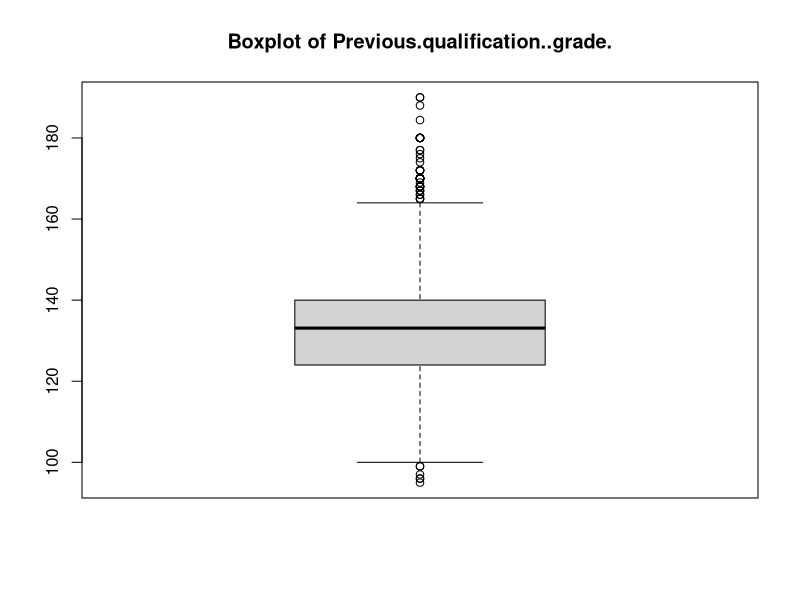
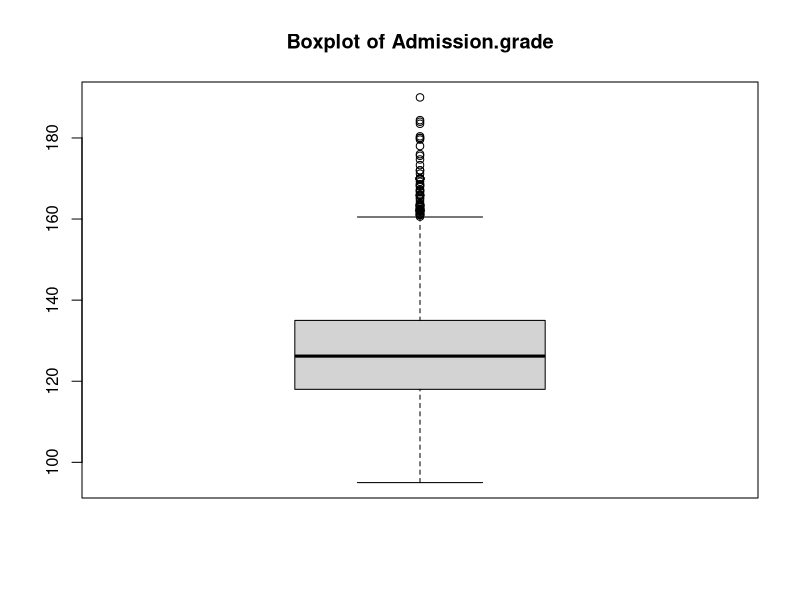
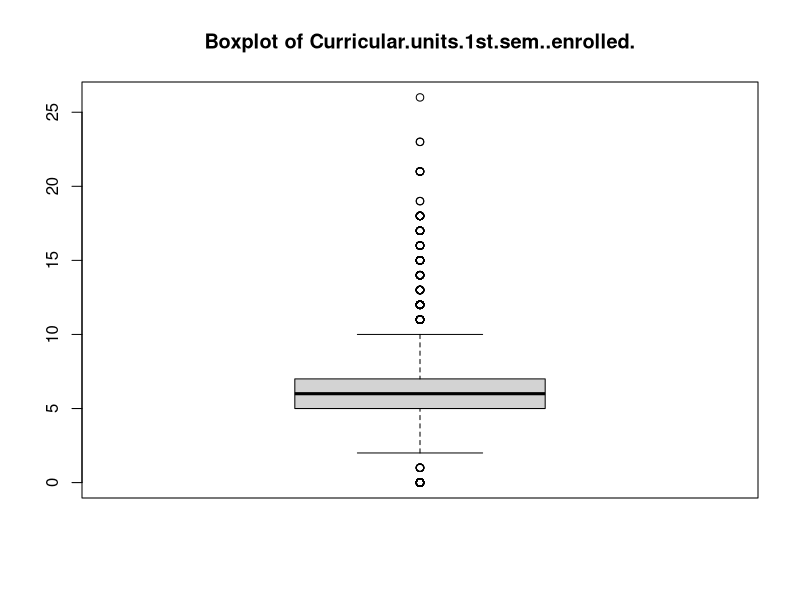
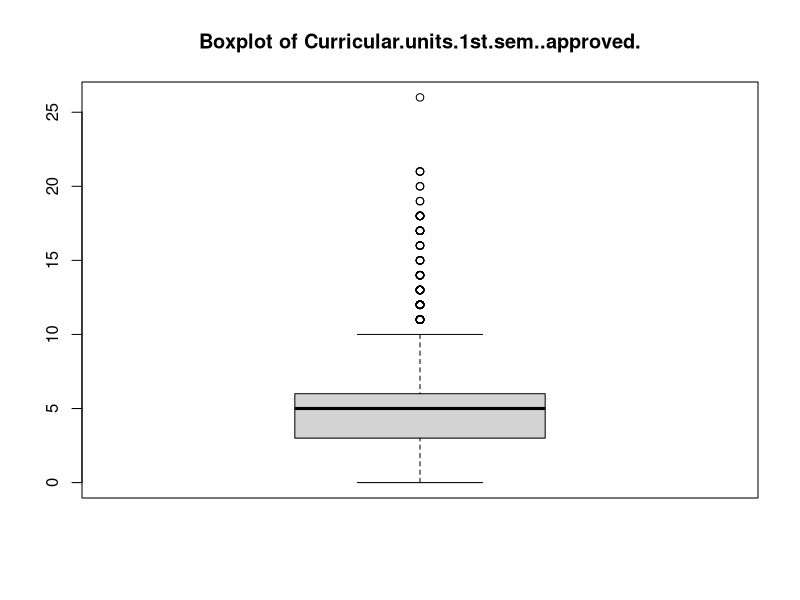
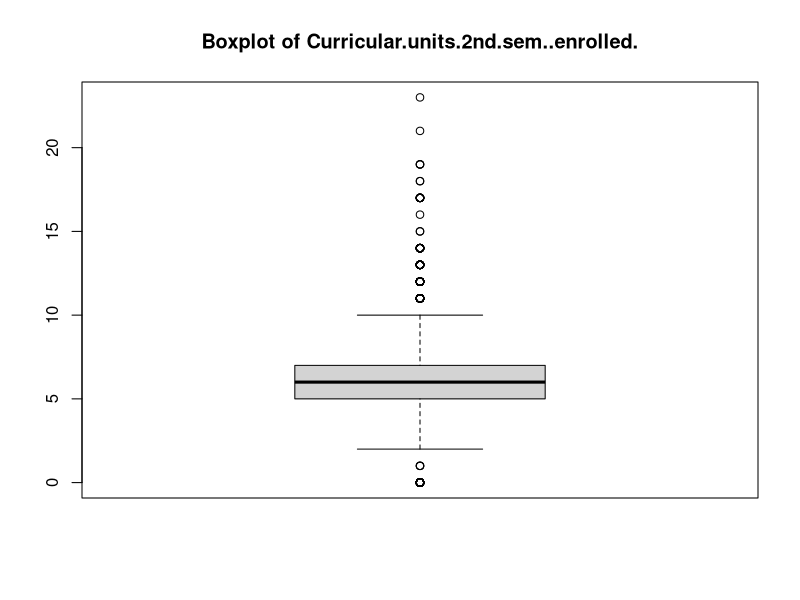
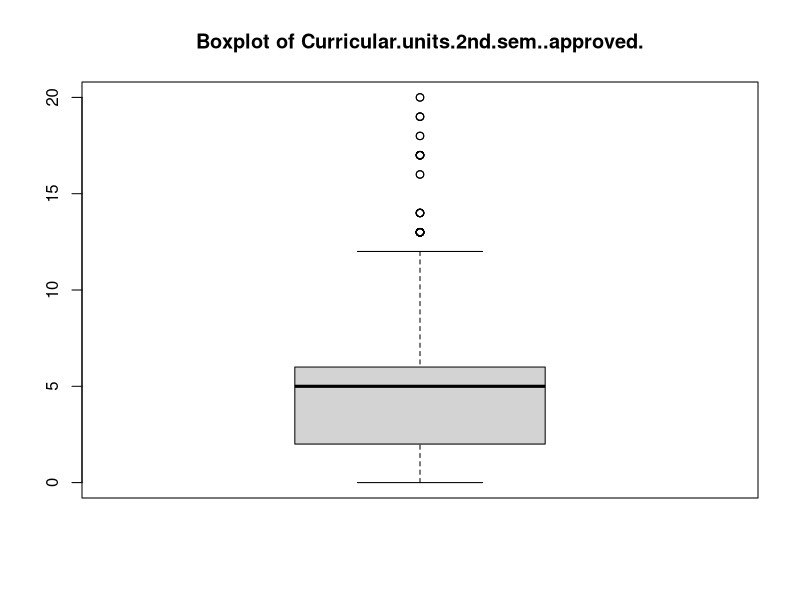
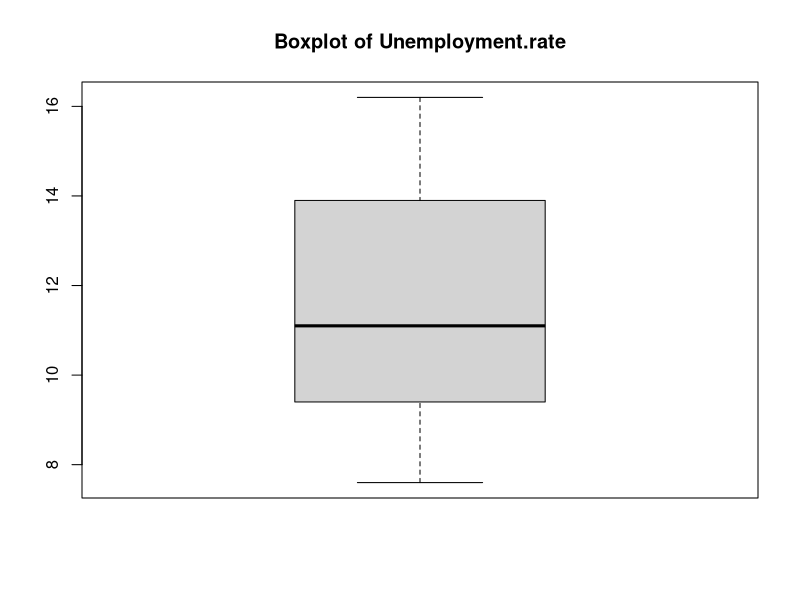

Write the R code that produced these figures, in order.
## ---- chunk 1
knitr::opts_chunk$set(echo = TRUE)
## ---- chunk 2
data <- read.csv("data_with10NA.csv")
## ---- chunk 3
names(data)
class(data)
class(data[,1])
sapply(data, class)
## ---- chunk 4
category_mappings <- list(
    Marital.status = list(levels = c(1,2,3,4,5,6), labels = c("single", "married", "widowed", "divorced", "facto union", "legally separated")),
    Application.order = list(levels = c(0,1,2,3,4,5,6,9), labels = c("first choice", "second choice", "third choice", "fourth choice", "fifth choice", "sixth choice", "seventh chioce","last choice")),
    Course = list(levels = c(33,171,8014,9003,9070, 9085, 9119, 9130, 9147, 9238, 9254, 9500, 9556, 9670, 9773, 9853, 9991), labels = c("Biofuel Production Technologies", "Animation and Multimedia Design", "Social Service (evening attendance)", "Agronomy", "Communication Design", "Veterinary Nursing", "Informatics Engineering", "Equinculture", "Management", "Social Service", "Tourism", "Nursing", "Oral Hygiene", "Advertising and Marketing Management", "Journalism and Communication", "Basic Education", "Management (evening attendance)")),
    Daytime.evening.attendance = list(levels = c(0,1), labels = c("evening", "daytime")),
    Previous.qualification = list(levels = c(1,2,3,4,5,6,9,10,12,14,15,19,38,39,40,42,43), labels = c("Secondary education", "Higher education - bachelor's degree", "Higher education - degree", "Higher education - master's", "Higher education - doctorate", "Frequency of higher education", "12th year of schooling - not completed", "11th year of schooling - not completed", "Other - 11th year of schooling", "10th year of schooling", "10th year of schooling - not completed", "Basic education 3rd cycle (9th/10th/11th year) or equiv.", "Basic education 2nd cycle (6th/7th/8th year) or equiv.", "Technological specialization course", "Higher education - degree (1st cycle)", "Professional higher technical course", "Higher education - master (2nd cycle)")),
    Nacionality = list(levels = c(1,2,6,11,13,14,17,21,22,24,25,26,32,41,62,100,101,103,105,108,109), labels = c("Portuguese", "German", "Spanish", "Italian", "Dutch", "English", "Lithuanian", "Angolan", "Cape Verdean", "Guinean", "Mozambican", "Santomean", "Turkish", "Brazilian", "Romanian", "Moldova (Republic of)", "Mexican", "Ukrainian", "Russian", "Cuban", "Colombian")),
    Displaced = list(levels = c(0,1), labels = c("no", "yes")),
    Educational.special.needs = list(levels = c(0,1), labels = c("no", "yes")),
    Debtor = list(levels = c(0,1), labels = c("no", "yes")),
    Gender = list(levels = c(0,1), labels = c("female","male")),
    Scholarship.holder = list(levels = c(0,1), labels = c("no", "yes"))
)

## ---- chunk 5
for (col in names(category_mappings)) {
  if (class(data[[col]]) == "integer") {
    data[[col]] <- factor(data[[col]], levels = category_mappings[[col]]$levels, labels = category_mappings[[col]]$labels)
    print(paste("Column", col, "has been converted to factor"))
  }
}

data$Target <- factor(data$Target)
## ---- chunk 6
summary(data)
## ---- chunk 7
fullVariables<-c(6, 8, 14, 15, 16, 17, 18)
aux<-data[,fullVariables]
dim(aux)
names(aux)
## ---- chunk 8
par(ask=TRUE)
auxLength<-length(aux)
for(k in seq_len(auxLength)){boxplot(aux[,k], main=paste("Boxplot of", names(aux)[k]))}
par(ask=FALSE)
